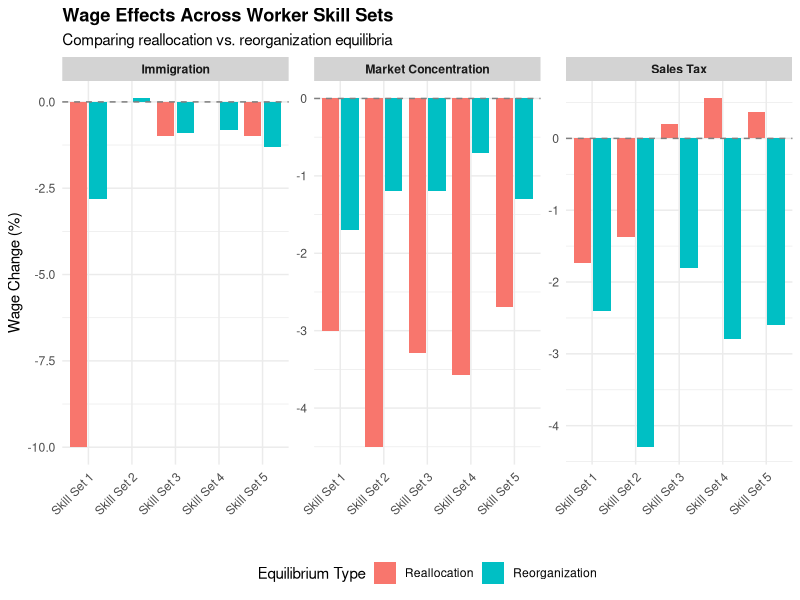
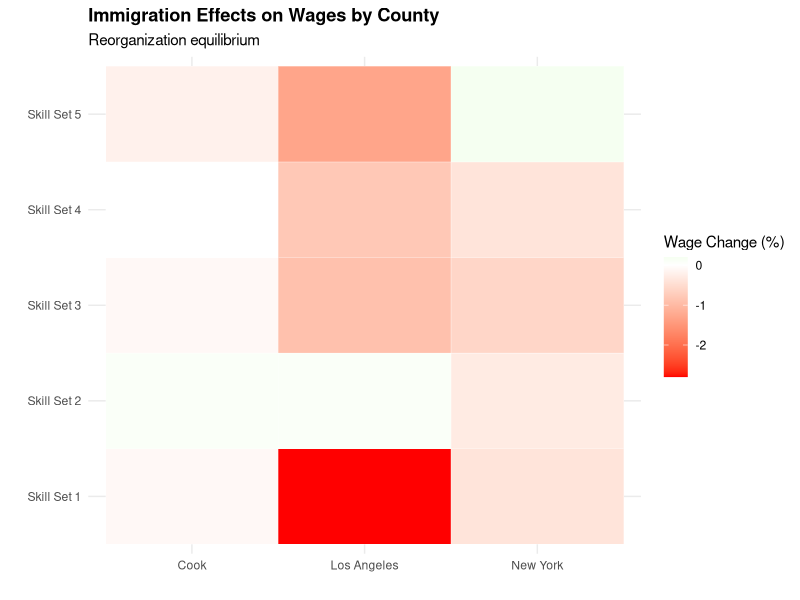

The R script that drew these images, in order:
library(ggplot2)
library(dplyr)
library(tidyr)

# Create a directory for the plots if it doesn't exist
# Make sure we use an absolute path
plots_dir <- file.path(getwd(), "examples", "plots")
dir.create(plots_dir, showWarnings = FALSE, recursive = TRUE)

# Generate example data for wage effects by worker skill set across different counterfactuals
set.seed(456)

# Create data frame for wage effects
wage_data <- data.frame(
  skill_set = rep(paste("Skill Set", 1:5), 3),
  counterfactual = rep(c("Sales Tax", "Immigration", "Market Concentration"), each = 5),
  wage_change_realloc = c(
    # Sales Tax effects
    runif(5, -0.02, 0.01),
    # Immigration effects
    c(-0.10, 0.00, -0.01, 0.00, -0.01),
    # Market Concentration effects
    runif(5, -0.05, 0.01)
  ),
  wage_change_reorg = c(
    # Sales Tax effects
    c(-0.024, -0.043, -0.018, -0.028, -0.026),
    # Immigration effects
    c(-0.028, 0.001, -0.009, -0.008, -0.013),
    # Market Concentration effects
    c(-0.017, -0.012, -0.012, -0.007, -0.013)
  )
)

# Convert to long format for plotting
melted_wage_data <- pivot_longer(wage_data,
                                cols = starts_with("wage_change_"),
                                names_to = "equilibrium_type",
                                values_to = "wage_change")

# Clean up the equilibrium type labels
melted_wage_data$equilibrium_type <- gsub("wage_change_", "", melted_wage_data$equilibrium_type)
melted_wage_data$equilibrium_type <- factor(melted_wage_data$equilibrium_type, 
                                           levels = c("realloc", "reorg"),
                                           labels = c("Reallocation", "Reorganization"))

# Create faceted bar plot
p <- ggplot(melted_wage_data, aes(x = skill_set, y = wage_change * 100, fill = equilibrium_type)) +
  geom_bar(stat = "identity", position = position_dodge(width = 0.9), width = 0.8) +
  geom_hline(yintercept = 0, linetype = "dashed", color = "gray50") +
  facet_wrap(~ counterfactual, scales = "free_y") +
  labs(
    title = "Wage Effects Across Worker Skill Sets",
    subtitle = "Comparing reallocation vs. reorganization equilibria",
    x = "",
    y = "Wage Change (%)",
    fill = "Equilibrium Type"
  ) +
  theme_minimal() +
  theme(
    plot.title = element_text(face = "bold"),
    axis.text.x = element_text(angle = 45, hjust = 1),
    legend.position = "bottom",
    strip.background = element_rect(fill = "lightgray", color = NA),
    strip.text = element_text(face = "bold")
  )

# Save the plot
ggsave(file.path(plots_dir, "wage_effects.png"), p, width = 10, height = 8, dpi = 300)

# Create heatmap data for wage effects
county_data <- data.frame(
  skill_set = rep(paste("Skill Set", 1:5), 3),
  county = rep(c("Cook", "New York", "Los Angeles"), each = 5),
  reorg_wage_change = c(
    # Cook County
    c(-0.001, 0.001, -0.001, 0.000, -0.002),
    # New York County
    c(-0.004, -0.003, -0.006, -0.004, 0.002),
    # Los Angeles County
    c(-0.028, 0.001, -0.009, -0.008, -0.013)
  )
)

# Create a heatmap
h <- ggplot(county_data, aes(x = county, y = skill_set, fill = reorg_wage_change * 100)) +
  geom_tile(color = "white") +
  scale_fill_gradient2(low = "red", high = "green", mid = "white", midpoint = 0) +
  labs(
    title = "Immigration Effects on Wages by County",
    subtitle = "Reorganization equilibrium",
    x = "",
    y = "",
    fill = "Wage Change (%)"
  ) +
  theme_minimal() +
  theme(
    plot.title = element_text(face = "bold"),
    axis.text.x = element_text(angle = 0),
    legend.position = "right"
  )

# Save the heatmap
ggsave(file.path(plots_dir, "wage_effects_heatmap.png"), h, width = 8, height = 6, dpi = 300)

cat("Wage effect plots have been generated in the '", plots_dir, "' directory\n", sep="")
